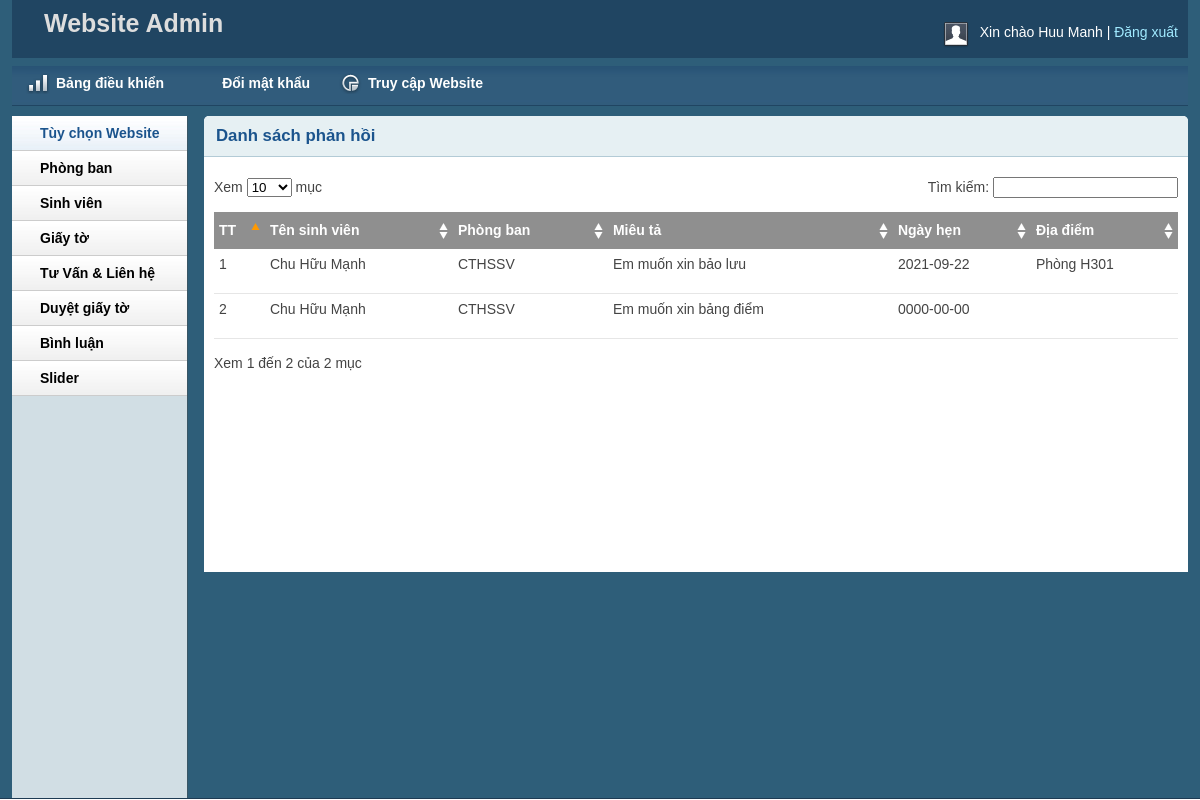
Screenshot of /admin/viewfeedback.php (signed in) with the database file from the repository.
### tables this page shows
CREATE TABLE IF NOT EXISTS `tbl_scanf` (
`scanf_Id` int(11) NOT NULL,
  `id` int(11) NOT NULL,
  `departmentId` int(11) NOT NULL,
  `scanf_desc` varchar(255) NOT NULL,
  `scanf_file` varchar(255) NOT NULL,
  `scanf_Date` date NOT NULL,
  `cmt` varchar(300) NOT NULL,
  `status` int(11) NOT NULL,
  `date_scanf` date NOT NULL
);

CREATE TABLE IF NOT EXISTS `tbl_student` (
`id` int(11) NOT NULL,
  `name` varchar(255) NOT NULL,
  `address` varchar(255) NOT NULL,
  `city` varchar(50) NOT NULL,
  `country` varchar(50) NOT NULL,
  `mssv` varchar(30) NOT NULL,
  `class` varchar(200) NOT NULL,
  `department` varchar(50) NOT NULL,
  `phone` varchar(30) NOT NULL,
  `email` varchar(80) NOT NULL,
  `password` varchar(200) NOT NULL
);

CREATE TABLE IF NOT EXISTS `tbl_department` (
`departmentId` int(11) NOT NULL,
  `departmentName` varchar(255) NOT NULL
);

### lib/database.php (called while the page is built, shortened)
<?php
Class Database{
   public $host   = DB_HOST;
   public $user   = DB_USER;
   public $pass   = DB_PASS;
   public $dbname = DB_NAME;
   public $link;
private function connectDB(){
   $this->link = new mysqli($this->host, $this->user, $this->pass,
    $this->dbname);
 }
public function select($query){
  $result = $this->link->query($query) or
   die($this->link->error.__LINE__);
  if($result->num_rows > 0){
    return $result;
  } else {
    return false;
  }
 }
}

### classes/scanf.php (called while the page is built, shortened)
<?php
	$filepath = realpath(dirname(__FILE__));
	include_once ($filepath.'/../lib/database.php');
?>
<?php
	class scanf
	{
		private $db;
		public function __construct()
		{
			$this->db = new Database();
		}
		public function show_scanf(){
			$query = "
			SELECT tbl_scanf.*, tbl_department.departmentName, tbl_student.name
			FROM tbl_scanf INNER JOIN tbl_department ON tbl_scanf.departmentId = tbl_department.departmentId INNER JOIN tbl_student ON tbl_scanf.id = tbl_student.id
			order by tbl_scanf.scanf_Id desc";
			$result = $this->db->select($query);
			return $result;
		}
	}
?>

### admin/viewfeedback.php (the view, shortened to what this page needs)
<?php include 'inc/header.php';?>
<?php include 'inc/sidebar.php';?>
<?php include '../classes/scanf.php';?>
        <div class="grid_10">
            <div class="box round first grid">
                <h2>Danh sách phản hồi</h2>
                <div class="block">
                   <table class="display datatable" id="example">
                    <thead id="thead">
                        <tr>
                            <th>TT</th>
                            <th>Tên sinh viên</th>
                            <th>Phòng ban</th>
                            <th>Miêu tả</th>
                            <th>Ngày hẹn</th>
                            <th>Địa điểm</th>
                        </tr>
                    </thead>
                    <tbody>
                    <?php
                        $i = 1;
                        $scanf = new scanf();
                        $get_scanfs = $scanf->show_scanf();
                        if($get_scanfs){
                            while($result = $get_scanfs->fetch_assoc()){
                    ?>
                        <tr class="odd gradeX limit">
                            <td ><?php echo $i ?></td>
                            <td ><?php echo $result['name'] ?></td>
                            <td ><?php echo $result['departmentName'] ?></td>
                            <td ><?php echo $result['scanf_desc'] ?></td>
                            <td ><?php echo $result['scanf_Date'] ?></td>
                            <td ><?php echo $result['cmt'] ?></td>
                        </tr>
                        <?php
                        $i++;
                            }
                        }
                        ?>
                    </tbody>
                </table>
               </div>
            </div>
        </div>
<?php include 'inc/footer.php';?>

### admin/css/text.css (style rules this page uses)
body { font: 13px/1.5 Tahoma, Helvetica, Arial, 'Liberation Sans', FreeSans, sans-serif; }
h2 { font-size: 23px; }
p, dl, hr, h1, h2, h3, h4, h5, h6, ol, ul, pre, table, address, fieldset { margin-bottom: 20px; }

### admin/css/grid.css (style rules this page uses)
.grid_1, .grid_2, .grid_3, .grid_4, .grid_5, .grid_6, .grid_7, .grid_8, .grid_9, .grid_10, .grid_11, .grid_12, .grid_13, .grid_14, .grid_15, .grid_16 { display: inline; float: left; margin-left: 1%; margin-right: 1%; }
.container_12 .grid_10 { width: 81.333%; }

### admin/css/layout.css (style rules this page uses)
body { background: #fff none repeat scroll 0 0; color: #444; font-size: 14px; padding: 0; }
h1, h2, h3, h4, h5, h6 { line-height:1.2em; margin-bottom:.3em; }
h2 { margin-top:1em; }
.box { background:#fff; margin-bottom:20px; padding:10px 10px 10px 10px; margin-left:-8px; }
.box.grid { padding-bottom:40px; }
.box.round { -moz-border-radius: 5px 5px 0px 0px; -webkit-border-radius: 5px 5px 0px 0px; border-radius: 5px 5px 0px 0px; }
.box h2 { font-size:1.2em; font-weight:bold; color:#1B548D; background:#E6F0F3; margin:-10px -10px 0 -10px; padding:10px 12px; border-bottom:1px solid #B3CBD6; -moz-border-radius: 5px 5px 0px 0px; -webkit-border-radius: 5px 5px 0px 0px; border-radius: 5px 5px 0px 0px; }
.box.first { min-height: 406px; }
.block { padding-top:20px; }
p { margin-bottom:1em; }
.block { padding-bottom:1px; }
table.display { margin: 0 auto; clear: both; width: 100%; }
.sorting_asc { background: #8f8f8f url(../img/table/sort_asc.png) no-repeat center right; padding:8px 5px; text-align:left; color:#fff; }
.sorting { background:#8f8f8f url(../img/table/sort_both.png) no-repeat center right; padding:8px 5px; text-align:left; color:#fff; }
tr.odd { height: 30px; line-height: 30px; border-bottom:1px solid #e6e6e6; }
tr.even { height: 30px; line-height: 30px; border-bottom:1px solid #e6e6e6; }
tr.odd td, tr.even td { padding-left:5px; }

### rows the page displays
tbl_scanf: tbl_student.name "Chu Hữu Mạnh", departmentId.departmentName "CTHSSV", scanf_desc "Em muốn xin bảo lưu", scanf_Date "2021-09-22", cmt "Phòng H301"
tbl_scanf: tbl_student.name "Chu Hữu Mạnh", departmentId.departmentName "CTHSSV", scanf_desc "Em muốn xin bảng điểm", scanf_Date "0000-00-00"

### other values shown
Session::get('adminName') "Huu Manh"
